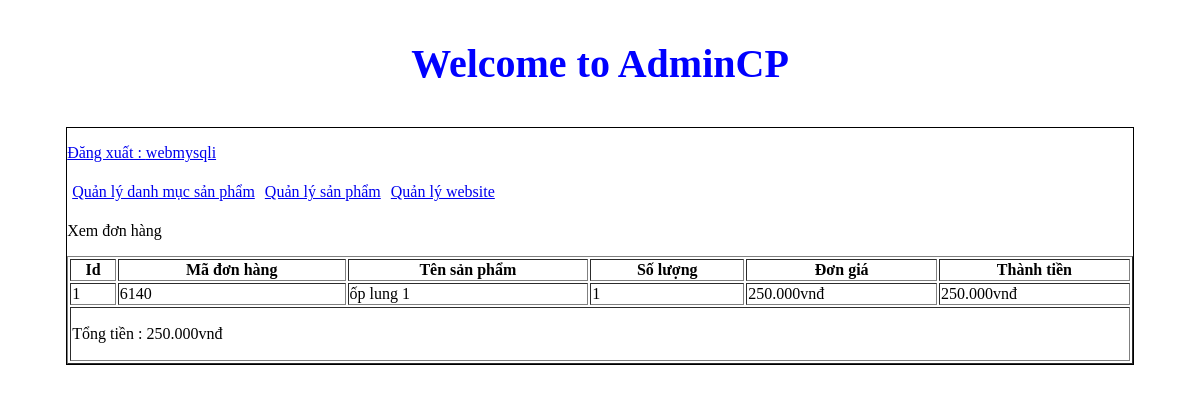
The app's page /admincp/index.php?action=donhang&query=xemdonhang&code=6140 (signed in) with its own data.
### tables this page shows
CREATE TABLE `tbl_cart_details` (
  `id_cart_details` int(11) NOT NULL,
  `code_cart` varchar(10) NOT NULL,
  `id_sanpham` int(11) NOT NULL,
  `soluongmua` int(11) NOT NULL
);

CREATE TABLE `tbl_sanpham` (
  `id_sanpham` int(11) NOT NULL,
  `tensanpham` varchar(250) NOT NULL,
  `masp` varchar(100) NOT NULL,
  `giasp` varchar(50) NOT NULL,
  `soluong` int(11) NOT NULL,
  `hinhanh` varchar(50) NOT NULL,
  `tomtat` text NOT NULL,
  `noidung` text NOT NULL,
  `tinhtrang` int(11) NOT NULL,
  `id_danhmuc` int(11) NOT NULL
);

### admincp/modules/quanlydonhang/xemdonhang.php (the view)
<p>Xem đơn hàng</p>
<?php
	$code = $_GET['code'];
	$sql_lietke_dh = "SELECT * FROM tbl_cart_details,tbl_sanpham WHERE tbl_cart_details.id_sanpham=tbl_sanpham.id_sanpham AND tbl_cart_details.code_cart='".$code."' ORDER BY tbl_cart_details.id_cart_details DESC";
	$query_lietke_dh = mysqli_query($mysqli,$sql_lietke_dh);
?>
<table style="width:100%" border="1" style="border-collapse: collapse;">
  <tr>
  	<th>Id</th>
    <th>Mã đơn hàng</th>
    <th>Tên sản phẩm</th>
    <th>Số lượng</th>
    <th>Đơn giá</th>
    <th>Thành tiền</th>
  </tr>
  <?php
  $i = 0;
  $tongtien = 0;
  while($row = mysqli_fetch_array($query_lietke_dh)){
  	$i++;
  	$thanhtien = $row['giasp']*$row['soluongmua'];
  	$tongtien += $thanhtien ;
  ?>
  <tr>
  	<td><?php echo $i ?></td>
    <td><?php echo $row['code_cart'] ?></td>
    <td><?php echo $row['tensanpham'] ?></td>
    <td><?php echo $row['soluongmua'] ?></td>
    <td><?php echo number_format($row['giasp'],0,',','.').'vnđ' ?></td>
    <td><?php echo number_format($thanhtien,0,',','.').'vnđ' ?></td>
  </tr>
  <?php
  }
  ?>
  <tr>
  	<td colspan="6">
   		<p>Tổng tiền : <?php echo number_format($tongtien,0,',','.').'vnđ' ?></p>
   	</td>
  </tr>
</table>

### records on screen
tbl_cart_details: code_cart "6140", id_sanpham.tensanpham "ốp lung 1", soluongmua "1", id_sanpham.giasp "250.000", thanhtien "250.000"

### other values on screen
$_SESSION['dangnhap'] "webmysqli"
$tongtien "250.000"
